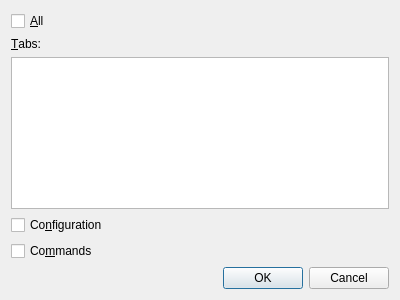
<?xml version="1.0" encoding="UTF-8"?>
<ui version="4.0">
 <class>ImportExportDialog</class>
 <widget class="QDialog" name="ImportExportDialog">
  <property name="geometry">
   <rect>
    <x>0</x>
    <y>0</y>
    <width>400</width>
    <height>300</height>
   </rect>
  </property>
  <layout class="QVBoxLayout" name="verticalLayout">
   <item>
    <widget class="QCheckBox" name="checkBoxAll">
     <property name="text">
      <string>&amp;All</string>
     </property>
     <property name="tristate">
      <bool>true</bool>
     </property>
    </widget>
   </item>
   <item>
    <widget class="QLabel" name="labelTabs">
     <property name="text">
      <string>&amp;Tabs:</string>
     </property>
     <property name="buddy">
      <cstring>listTabs</cstring>
     </property>
    </widget>
   </item>
   <item>
    <widget class="QListWidget" name="listTabs">
     <property name="selectionMode">
      <enum>QAbstractItemView::MultiSelection</enum>
     </property>
    </widget>
   </item>
   <item>
    <widget class="QCheckBox" name="checkBoxConfiguration">
     <property name="text">
      <string>Co&amp;nfiguration</string>
     </property>
    </widget>
   </item>
   <item>
    <widget class="QCheckBox" name="checkBoxCommands">
     <property name="text">
      <string>Co&amp;mmands</string>
     </property>
    </widget>
   </item>
   <item>
    <spacer name="verticalSpacer">
     <property name="orientation">
      <enum>Qt::Vertical</enum>
     </property>
     <property name="sizeHint" stdset="0">
      <size>
       <width>20</width>
       <height>40</height>
      </size>
     </property>
    </spacer>
   </item>
   <item>
    <widget class="QDialogButtonBox" name="buttonBox">
     <property name="orientation">
      <enum>Qt::Horizontal</enum>
     </property>
     <property name="standardButtons">
      <set>QDialogButtonBox::Cancel|QDialogButtonBox::Ok</set>
     </property>
    </widget>
   </item>
  </layout>
 </widget>
 <resources/>
 <connections>
  <connection>
   <sender>buttonBox</sender>
   <signal>accepted()</signal>
   <receiver>ImportExportDialog</receiver>
   <slot>accept()</slot>
   <hints>
    <hint type="sourcelabel">
     <x>248</x>
     <y>254</y>
    </hint>
    <hint type="destinationlabel">
     <x>157</x>
     <y>274</y>
    </hint>
   </hints>
  </connection>
  <connection>
   <sender>buttonBox</sender>
   <signal>rejected()</signal>
   <receiver>ImportExportDialog</receiver>
   <slot>reject()</slot>
   <hints>
    <hint type="sourcelabel">
     <x>316</x>
     <y>260</y>
    </hint>
    <hint type="destinationlabel">
     <x>286</x>
     <y>274</y>
    </hint>
   </hints>
  </connection>
 </connections>
</ui>
